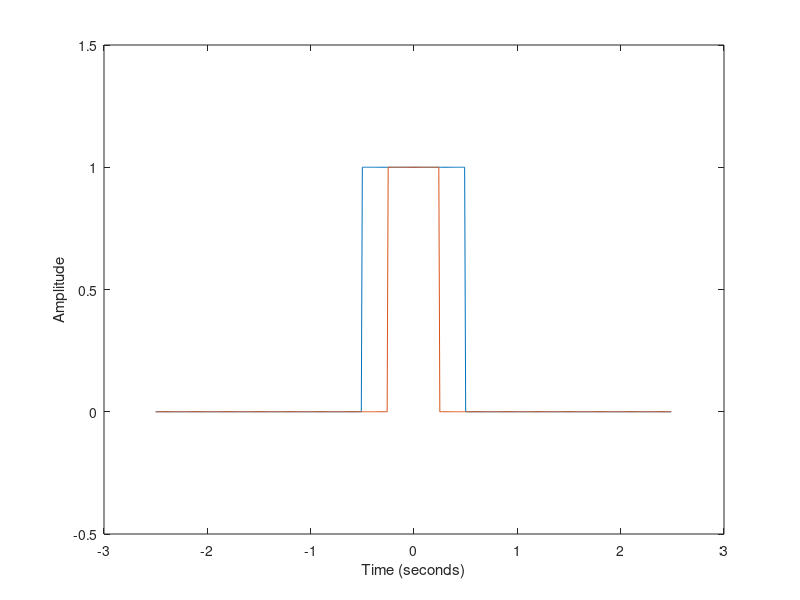
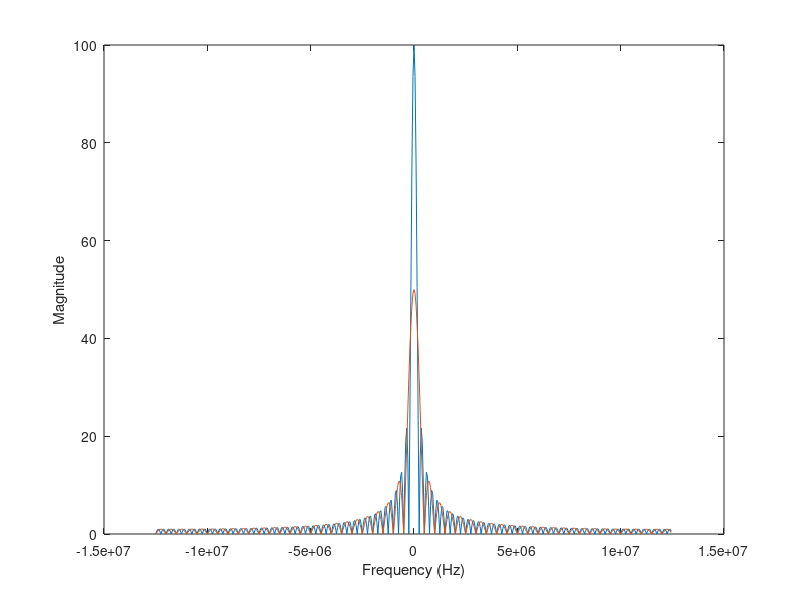

The MATLAB script that drew these images, in order:
%% set params
TIME_INTERVAL = 0.01;
POINTS_N = 500;
Y1_WIDTH = 1;
Y2_WIDTH = 0.5;
FREQUENCY_INTERVAL = POINTS_N / TIME_INTERVAL;
%% create functions
t = (-POINTS_N / 2) * TIME_INTERVAL:TIME_INTERVAL:(POINTS_N / 2 - 1) * TIME_INTERVAL;
x1 = rectpuls(t, Y1_WIDTH);
x2 = rectpuls(t, Y2_WIDTH);
y1 = fft(x1);
y2 = fft(x2);
%% plot
figure(1);
plot(t, x1);
ylim([-0.5 1.5]);
xlabel('Time (seconds)');
ylabel('Amplitude');
hold on;
plot(t, x2);
hold off;

f = (-POINTS_N / 2) * FREQUENCY_INTERVAL:FREQUENCY_INTERVAL:(POINTS_N / 2 - 1) * FREQUENCY_INTERVAL;
figure(2);
plot(f, fftshift( abs( y1 ) ) );
xlabel('Frequency (Hz)');
ylabel('Magnitude');
hold on;
plot(f, fftshift( abs( y2 ) ) );
hold off;
